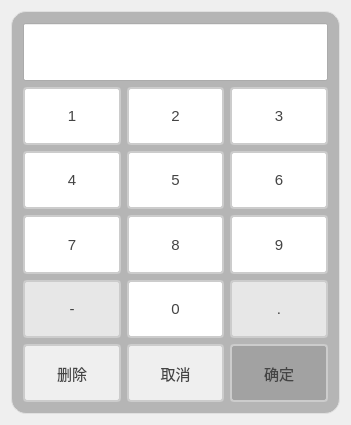
<?xml version="1.0" encoding="UTF-8"?>
<ui version="4.0">
 <class>NumberKeyboardClass</class>
 <widget class="QDialog" name="NumberKeyboardClass">
  <property name="geometry">
   <rect>
    <x>0</x>
    <y>0</y>
    <width>351</width>
    <height>425</height>
   </rect>
  </property>
  <property name="windowTitle">
   <string>NumberKeyboard</string>
  </property>
  <layout class="QGridLayout" name="gridLayout">
   <item row="0" column="0">
    <widget class="QGroupBox" name="groupBox">
     <property name="styleSheet">
      <string notr="true">QGroupBox {
    font-size: 20px;
    font-weight: bold;
    background-color: rgb(181, 181, 181);
    border: 1px solid #e0e0e0;
    border-radius: 2px;
	border-radius: 15px
}

QGroupBox::title {
    subcontrol-origin: margin;
    left: 10px;
    padding: 0 5px;
    color: #2c3e50;
}</string>
     </property>
     <property name="title">
      <string/>
     </property>
     <layout class="QVBoxLayout" name="verticalLayout" stretch="1,1,1,1,1,1">
      <item>
       <widget class="QLineEdit" name="lineEdit">
        <property name="sizePolicy">
         <sizepolicy hsizetype="Minimum" vsizetype="Minimum">
          <horstretch>0</horstretch>
          <verstretch>0</verstretch>
         </sizepolicy>
        </property>
        <property name="styleSheet">
         <string notr="true">/* 基础输入框 */
QLineEdit {
    border: 1px solid #AAAAAA;
    border-radius: 3px;
    background: #FFFFFF;
    color: #444444;
    font-size: 14px;
    padding: 6px 12px;
    selection-background-color: #666666;
    selection-color: #FFFFFF;
    min-height: 28px;
}

/* 悬停状态 */
QLineEdit:hover {
    border-color: #888888;
}

/* 焦点状态 */
QLineEdit:focus {
    border-color: #666666;
    box-shadow: 0 2px 4px rgba(0,0,0,0.1);
}

/* 禁用状态 */
QLineEdit:disabled {
    background: #F5F5F5;
    border-color: #DDDDDD;
    color: #AAAAAA;
}

/* 验证状态 */
QLineEdit[state=&quot;error&quot;] {
    border-color: #CC6666;
    background: #FFF5F5;
    border-width: 2px;
}

QLineEdit[state=&quot;warning&quot;] {
    border-color: #FFD700;
    background: #FFF9E6;
}

QLineEdit[state=&quot;success&quot;] {
    border-color: #88AA88;
    background: #F5FFF5;
}

/* 提示文字 */
QLineEdit::placeholder {
    color: #BBBBBB;
    font-style: italic;
}

/* 密码字符 */
QLineEdit[echoMode=&quot;2&quot;] {
    font-family: &quot;Segoe UI Symbol&quot;;
    letter-spacing: 2px;
}

/* 只读状态 */
QLineEdit:read-only {
    background: #F8F8F8;
    border-style: dotted;
}

/* 图标操作按钮 */
QLineEdit#icon-action {
    qproperty-clearButtonEnabled: true;
    padding-right: 32px;
}

QLineEdit::clear-button {
    width: 16px;
    height: 16px;
    image: url(:/icons/close_gray.svg);
}

QLineEdit::clear-button:hover {
    image: url(:/icons/close_gray_hover.svg);
}

/* 搜索框变体 */
QLineEdit[search=&quot;true&quot;] {
    padding-left: 32px;
    border-radius: 16px;
    background-image: url(:/icons/search_gray.svg);
    background-position: 10px center;
    background-repeat: no-repeat;
}

/* 紧凑模式 */
QLineEdit.compact {
    font-size: 13px;
    padding: 4px 8px;
    min-height: 24px;
}

/* 输入动画 */
QLineEdit {
    transition: border-color 0.3s ease, box-shadow 0.3s ease;
}

/* 数值输入指示 */
QLineEdit[input-type=&quot;number&quot;] {
    padding-right: 30px;
}

QLineEdit::up-button, 
QLineEdit::down-button {
    width: 18px;
    background: #F8F8F8;
    border-left: 1px solid #DDDDDD;
}

QLineEdit::up-arrow {
    image: url(:/icons/arrow_up_gray.svg);
}

Q</string>
        </property>
        <property name="text">
         <string/>
        </property>
       </widget>
      </item>
      <item>
       <layout class="QHBoxLayout" name="horizontalLayout">
        <item>
         <widget class="QPushButton" name="pbtn_num1">
          <property name="sizePolicy">
           <sizepolicy hsizetype="Expanding" vsizetype="Expanding">
            <horstretch>0</horstretch>
            <verstretch>0</verstretch>
           </sizepolicy>
          </property>
          <property name="styleSheet">
           <string notr="true">QPushButton {
    padding: 6px 14px;
    border: 2px solid #CCC;
    border-radius: 4px;
    background-color: white;
    color: #444;
    font-size: 15px; 
}

QPushButton:hover {
    border-color: #999;
    background-color: #F5F5F5;
}

QPushButton:pressed {
    border-color: #777;
    background-color: #EEE;
}</string>
          </property>
          <property name="text">
           <string>1</string>
          </property>
         </widget>
        </item>
        <item>
         <widget class="QPushButton" name="pbtn_num2">
          <property name="sizePolicy">
           <sizepolicy hsizetype="Expanding" vsizetype="Expanding">
            <horstretch>0</horstretch>
            <verstretch>0</verstretch>
           </sizepolicy>
          </property>
          <property name="styleSheet">
           <string notr="true">QPushButton {
    padding: 6px 14px;
    border: 2px solid #CCC;
    border-radius: 4px;
    background-color: white;
    color: #444;
    font-size: 15px; 
}

QPushButton:hover {
    border-color: #999;
    background-color: #F5F5F5;
}

QPushButton:pressed {
    border-color: #777;
    background-color: #EEE;
}</string>
          </property>
          <property name="text">
           <string>2</string>
          </property>
         </widget>
        </item>
        <item>
         <widget class="QPushButton" name="pbtn_num3">
          <property name="sizePolicy">
           <sizepolicy hsizetype="Expanding" vsizetype="Expanding">
            <horstretch>0</horstretch>
            <verstretch>0</verstretch>
           </sizepolicy>
          </property>
          <property name="styleSheet">
           <string notr="true">QPushButton {
    padding: 6px 14px;
    border: 2px solid #CCC;
    border-radius: 4px;
    background-color: white;
    color: #444;
    font-size: 15px; 
}

QPushButton:hover {
    border-color: #999;
    background-color: #F5F5F5;
}

QPushButton:pressed {
    border-color: #777;
    background-color: #EEE;
}</string>
          </property>
          <property name="text">
           <string>3</string>
          </property>
         </widget>
        </item>
       </layout>
      </item>
      <item>
       <layout class="QHBoxLayout" name="horizontalLayout_2">
        <item>
         <widget class="QPushButton" name="pbtn_num4">
          <property name="sizePolicy">
           <sizepolicy hsizetype="Expanding" vsizetype="Expanding">
            <horstretch>0</horstretch>
            <verstretch>0</verstretch>
           </sizepolicy>
          </property>
          <property name="styleSheet">
           <string notr="true">QPushButton {
    padding: 6px 14px;
    border: 2px solid #CCC;
    border-radius: 4px;
    background-color: white;
    color: #444;
    font-size: 15px; 
}

QPushButton:hover {
    border-color: #999;
    background-color: #F5F5F5;
}

QPushButton:pressed {
    border-color: #777;
    background-color: #EEE;
}</string>
          </property>
          <property name="text">
           <string>4</string>
          </property>
         </widget>
        </item>
        <item>
         <widget class="QPushButton" name="pbtn_num5">
          <property name="sizePolicy">
           <sizepolicy hsizetype="Expanding" vsizetype="Expanding">
            <horstretch>0</horstretch>
            <verstretch>0</verstretch>
           </sizepolicy>
          </property>
          <property name="styleSheet">
           <string notr="true">QPushButton {
    padding: 6px 14px;
    border: 2px solid #CCC;
    border-radius: 4px;
    background-color: white;
    color: #444;
    font-size: 15px; 
}

QPushButton:hover {
    border-color: #999;
    background-color: #F5F5F5;
}

QPushButton:pressed {
    border-color: #777;
    background-color: #EEE;
}</string>
          </property>
          <property name="text">
           <string>5</string>
          </property>
         </widget>
        </item>
        <item>
         <widget class="QPushButton" name="pbtn_num6">
          <property name="sizePolicy">
           <sizepolicy hsizetype="Expanding" vsizetype="Expanding">
            <horstretch>0</horstretch>
            <verstretch>0</verstretch>
           </sizepolicy>
          </property>
          <property name="styleSheet">
           <string notr="true">QPushButton {
    padding: 6px 14px;
    border: 2px solid #CCC;
    border-radius: 4px;
    background-color: white;
    color: #444;
    font-size: 15px; 
}

QPushButton:hover {
    border-color: #999;
    background-color: #F5F5F5;
}

QPushButton:pressed {
    border-color: #777;
    background-color: #EEE;
}</string>
          </property>
          <property name="text">
           <string>6</string>
          </property>
         </widget>
        </item>
       </layout>
      </item>
      <item>
       <layout class="QHBoxLayout" name="horizontalLayout_3">
        <item>
         <widget class="QPushButton" name="pbtn_num7">
          <property name="sizePolicy">
           <sizepolicy hsizetype="Expanding" vsizetype="Expanding">
            <horstretch>0</horstretch>
            <verstretch>0</verstretch>
           </sizepolicy>
          </property>
          <property name="styleSheet">
           <string notr="true">QPushButton {
    padding: 6px 14px;
    border: 2px solid #CCC;
    border-radius: 4px;
    background-color: white;
    color: #444;
    font-size: 15px; 
}

QPushButton:hover {
    border-color: #999;
    background-color: #F5F5F5;
}

QPushButton:pressed {
    border-color: #777;
    background-color: #EEE;
}</string>
          </property>
          <property name="text">
           <string>7</string>
          </property>
         </widget>
        </item>
        <item>
         <widget class="QPushButton" name="pbtn_num8">
          <property name="sizePolicy">
           <sizepolicy hsizetype="Expanding" vsizetype="Expanding">
            <horstretch>0</horstretch>
            <verstretch>0</verstretch>
           </sizepolicy>
          </property>
          <property name="styleSheet">
           <string notr="true">QPushButton {
    padding: 6px 14px;
    border: 2px solid #CCC;
    border-radius: 4px;
    background-color: white;
    color: #444;
    font-size: 15px; 
}

QPushButton:hover {
    border-color: #999;
    background-color: #F5F5F5;
}

QPushButton:pressed {
    border-color: #777;
    background-color: #EEE;
}</string>
          </property>
          <property name="text">
           <string>8</string>
          </property>
         </widget>
        </item>
        <item>
         <widget class="QPushButton" name="pbtn_num9">
          <property name="sizePolicy">
           <sizepolicy hsizetype="Expanding" vsizetype="Expanding">
            <horstretch>0</horstretch>
            <verstretch>0</verstretch>
           </sizepolicy>
          </property>
          <property name="styleSheet">
           <string notr="true">QPushButton {
    padding: 6px 14px;
    border: 2px solid #CCC;
    border-radius: 4px;
    background-color: white;
    color: #444;
    font-size: 15px; 
}

QPushButton:hover {
    border-color: #999;
    background-color: #F5F5F5;
}

QPushButton:pressed {
    border-color: #777;
    background-color: #EEE;
}</string>
          </property>
          <property name="text">
           <string>9</string>
          </property>
         </widget>
        </item>
       </layout>
      </item>
      <item>
       <layout class="QHBoxLayout" name="horizontalLayout_4">
        <item>
         <widget class="QPushButton" name="pbtn_bar">
          <property name="sizePolicy">
           <sizepolicy hsizetype="Expanding" vsizetype="Expanding">
            <horstretch>0</horstretch>
            <verstretch>0</verstretch>
           </sizepolicy>
          </property>
          <property name="styleSheet">
           <string notr="true">QPushButton {
    padding: 6px 14px;
    border: 2px solid #CCC;
    border-radius: 4px;
    background-color: rgb(231, 231, 231);
    color: #444;
    font-size: 15px; 
}

QPushButton:hover {
    border-color: #999;
    background-color: #F5F5F5;
}

QPushButton:pressed {
    border-color: #777;
    background-color: #EEE;
}</string>
          </property>
          <property name="text">
           <string>-</string>
          </property>
         </widget>
        </item>
        <item>
         <widget class="QPushButton" name="pbtn_num0">
          <property name="sizePolicy">
           <sizepolicy hsizetype="Expanding" vsizetype="Expanding">
            <horstretch>0</horstretch>
            <verstretch>0</verstretch>
           </sizepolicy>
          </property>
          <property name="styleSheet">
           <string notr="true">QPushButton {
    padding: 6px 14px;
    border: 2px solid #CCC;
    border-radius: 4px;
    background-color: white;
    color: #444;
    font-size: 15px; 
}

QPushButton:hover {
    border-color: #999;
    background-color: #F5F5F5;
}

QPushButton:pressed {
    border-color: #777;
    background-color: #EEE;
}</string>
          </property>
          <property name="text">
           <string>0</string>
          </property>
         </widget>
        </item>
        <item>
         <widget class="QPushButton" name="pbtn_point">
          <property name="sizePolicy">
           <sizepolicy hsizetype="Expanding" vsizetype="Expanding">
            <horstretch>0</horstretch>
            <verstretch>0</verstretch>
           </sizepolicy>
          </property>
          <property name="styleSheet">
           <string notr="true">QPushButton {
    padding: 6px 14px;
    border: 2px solid #CCC;
    border-radius: 4px;
    background-color: rgb(231, 231, 231);
    color: #444;
    font-size: 15px; 
}

QPushButton:hover {
    border-color: #999;
    background-color: #F5F5F5;
}

QPushButton:pressed {
    border-color: #777;
    background-color: #EEE;
}</string>
          </property>
          <property name="text">
           <string>.</string>
          </property>
         </widget>
        </item>
       </layout>
      </item>
      <item>
       <layout class="QHBoxLayout" name="horizontalLayout_5">
        <item>
         <widget class="QPushButton" name="pbtn_delete">
          <property name="sizePolicy">
           <sizepolicy hsizetype="Expanding" vsizetype="Expanding">
            <horstretch>0</horstretch>
            <verstretch>0</verstretch>
           </sizepolicy>
          </property>
          <property name="styleSheet">
           <string notr="true">QPushButton {
    padding: 6px 14px;
    border: 2px solid #CCC;
    border-radius: 4px;
    background-color: rgb(239, 239, 239);
    color: #444;
    font-size: 15px; 
}

QPushButton:hover {
    border-color: #999;
    background-color: #F5F5F5;
}

QPushButton:pressed {
    border-color: #777;
    background-color: #EEE;
}</string>
          </property>
          <property name="text">
           <string>删除</string>
          </property>
         </widget>
        </item>
        <item>
         <widget class="QPushButton" name="pbtn_cancel">
          <property name="sizePolicy">
           <sizepolicy hsizetype="Expanding" vsizetype="Expanding">
            <horstretch>0</horstretch>
            <verstretch>0</verstretch>
           </sizepolicy>
          </property>
          <property name="styleSheet">
           <string notr="true">QPushButton {
    padding: 6px 14px;
    border: 2px solid #CCC;
    border-radius: 4px;
    background-color: rgb(239, 239, 239);
    color: #444;
    font-size: 15px; 
}

QPushButton:hover {
    border-color: #999;
    background-color: #F5F5F5;
}

QPushButton:pressed {
    border-color: #777;
    background-color: #EEE;
}</string>
          </property>
          <property name="text">
           <string>取消</string>
          </property>
         </widget>
        </item>
        <item>
         <widget class="QPushButton" name="pbtn_ok">
          <property name="sizePolicy">
           <sizepolicy hsizetype="Expanding" vsizetype="Expanding">
            <horstretch>0</horstretch>
            <verstretch>0</verstretch>
           </sizepolicy>
          </property>
          <property name="styleSheet">
           <string notr="true">QPushButton {
    padding: 6px 14px;
    border: 2px solid #CCC;
    border-radius: 4px;
    background-color: rgb(162, 162, 162);
    color: #444;
    font-size: 15px; 
}

QPushButton:hover {
    border-color: #999;
    background-color: #F5F5F5;
}

QPushButton:pressed {
    border-color: #777;
    background-color: #EEE;
}</string>
          </property>
          <property name="text">
           <string>确定</string>
          </property>
         </widget>
        </item>
       </layout>
      </item>
     </layout>
    </widget>
   </item>
  </layout>
 </widget>
 <layoutdefault spacing="6" margin="11"/>
 <resources/>
 <connections/>
</ui>
